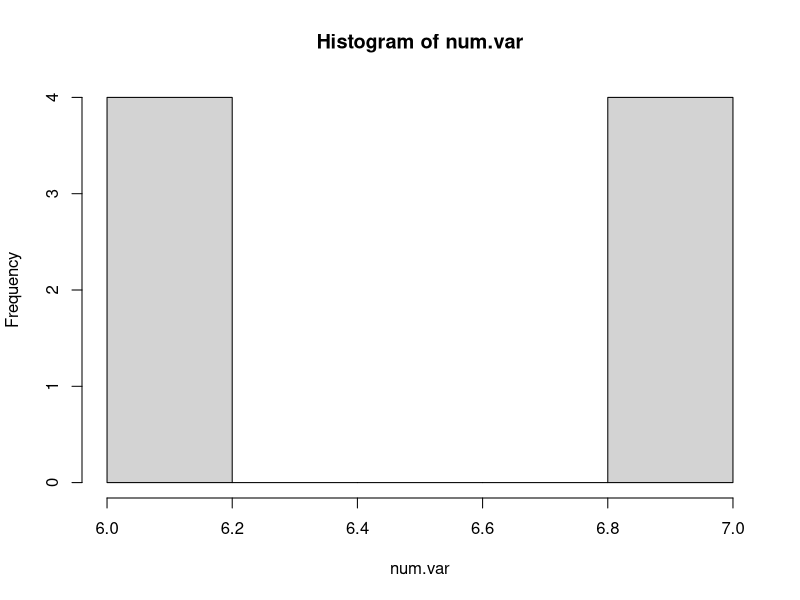
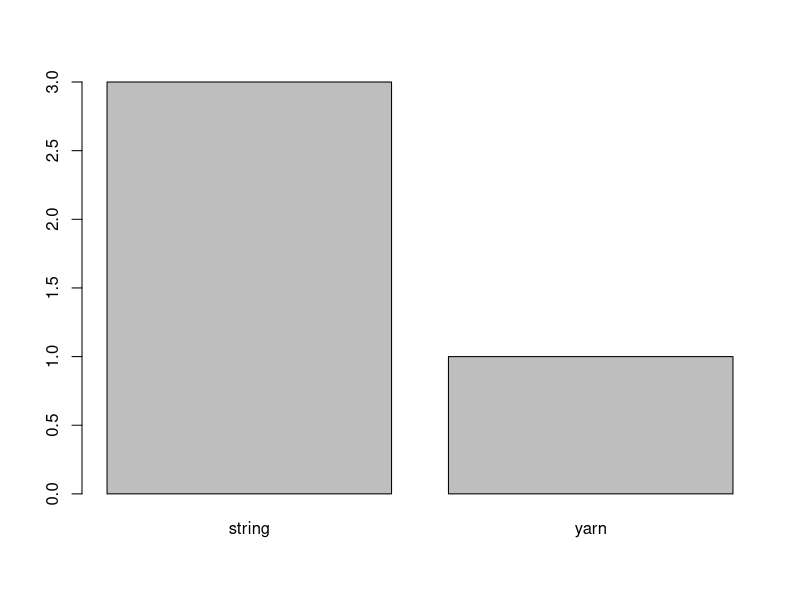

These figures' R source, in order:
## ---- chunk 1
#| echo: true

num.var <- c(6,7,6,7,6,7,6,7)
hist(num.var)

## ---- chunk 2
#| echo: true

cat.var <- c("string", "string", "string", "yarn")
cat.var <- as.factor(cat.var)
plot(cat.var)

